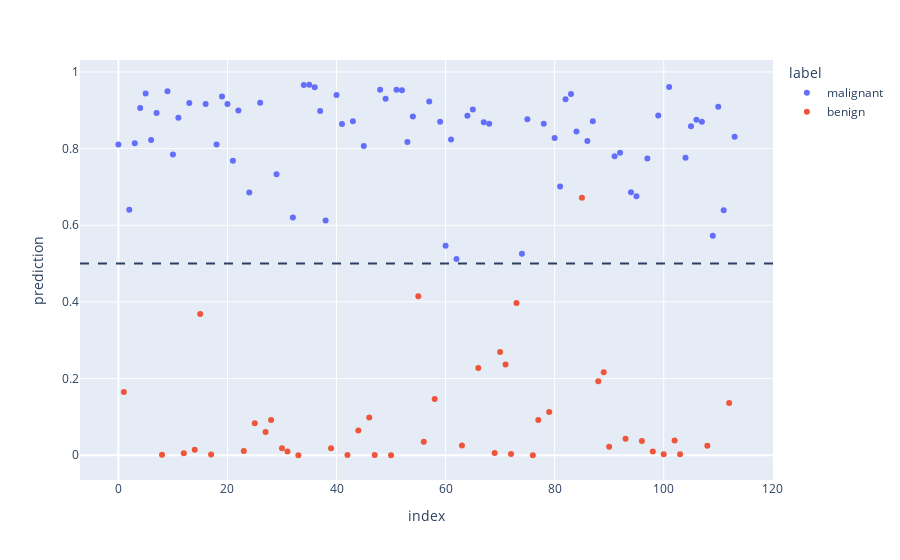

Notebook code for this chart:
### Code cell
hat_y_test = model_LASSO(x_test).detach()
label = y_test.squeeze().type(torch.bool)
label = ['malignant' if tmp else 'benign' for tmp in label]

df_aftertrain = pd.DataFrame({'prediction':hat_y_test.squeeze(),
                            'label':label
                           }
                          )

fig = px.scatter(data_frame=df_aftertrain,
                 y='prediction',
                 color='label',
                 labels={True:'malignant',
                         'benign':False})
fig.add_hline(y=0.5, line_dash='dash')
fig.show()

### Figure 1 — Plotly figure (JSON) as saved in the notebook; plotly's stock layout.template omitted (floating-point values rounded to 4 significant figures)
{"data": [{"hovertemplate": "label=malignant<br>index=%{x}<br>prediction=%{y}<extra></extra>", "legendgroup": "malignant", "marker": {"color": "#636efa", "symbol": "circle"}, "mode": "markers", "name": "malignant", "orientation": "v", "showlegend": true, "type": "scatter", "x": [0, 2, 3, 4, 5, 6, 7, 9, 10, 11, 13, 16, 18, 19, 20, 21, 22, 24, 26, 29, 32, 34, 35, 36, 37, 38, 40, 41, 43, 45, 48, 49, 51, 52, 53, 54, 57, 59, 60, 61, 62, 64, 65, 67, 68, 74, 75, 78, 80, 81, 82, 83, 84, 86, 87, 91, 92, 94, 95, 97, 99, 101, 104, 105, 106, 107, 109, 110, 111, 113], "xaxis": "x", "y": [0.8105, 0.6405, 0.8139, 0.9059, 0.9437, 0.8222, 0.8929, 0.9493, 0.7847, 0.8805, 0.9188, 0.9164, 0.8108, 0.936, 0.9159, 0.7685, 0.8992, 0.6853, 0.9197, 0.7333, 0.6202, 0.9657, 0.9665, 0.9599, 0.8982, 0.6124, 0.9399, 0.8638, 0.871, 0.8069, 0.9532, 0.9299, 0.9533, 0.952, 0.8169, 0.8839, 0.9224, 0.8697, 0.5465, 0.8235, 0.512, 0.8853, 0.9018, 0.8683, 0.8645, 0.5254, 0.8763, 0.8648, 0.8276, 0.7011, 0.9289, 0.9421, 0.8444, 0.8195, 0.871, 0.7803, 0.7893, 0.686, 0.6759, 0.774, 0.886, 0.9606, 0.7762, 0.8581, 0.8752, 0.8701, 0.5727, 0.9091, 0.6392, 0.8308], "yaxis": "y"}, {"hovertemplate": "label=benign<br>index=%{x}<br>prediction=%{y}<extra></extra>", "legendgroup": "benign", "marker": {"color": "#EF553B", "symbol": "circle"}, "mode": "markers", "name": "benign", "orientation": "v", "showlegend": true, "type": "scatter", "x": [1, 8, 12, 14, 15, 17, 23, 25, 27, 28, 30, 31, 33, 39, 42, 44, 46, 47, 50, 55, 56, 58, 63, 66, 69, 70, 71, 72, 73, 76, 77, 79, 85, 88, 89, 90, 93, 96, 98, 100, 102, 103, 108, 112], "xaxis": "x", "y": [0.1648, 0.001438, 0.005221, 0.0146, 0.3685, 0.002141, 0.01089, 0.08371, 0.06093, 0.09196, 0.01846, 0.01011, 1.321e-05, 0.01836, 0.0005311, 0.06469, 0.09847, 0.0007039, 0.0001734, 0.4146, 0.03543, 0.1464, 0.02529, 0.2279, 0.005862, 0.2694, 0.2368, 0.003145, 0.3974, 8.685e-05, 0.0917, 0.1125, 0.6718, 0.1929, 0.2164, 0.02197, 0.04329, 0.0373, 0.009597, 0.002715, 0.03858, 0.002583, 0.02463, 0.1362], "yaxis": "y"}], "layout": {"legend": {"title": {"text": "label"}, "tracegroupgap": 0}, "margin": {"t": 60}, "shapes": [{"line": {"dash": "dash"}, "type": "line", "x0": 0, "x1": 1, "xref": "x domain", "y0": 0.5, "y1": 0.5, "yref": "y"}], "xaxis": {"anchor": "y", "domain": [0, 1], "title": {"text": "index"}}, "yaxis": {"anchor": "x", "domain": [0, 1], "title": {"text": "prediction"}}}}
